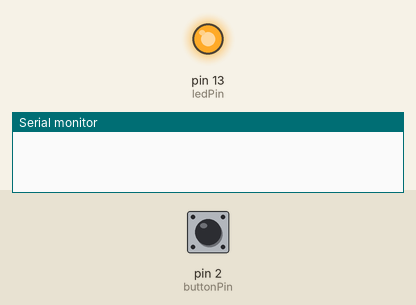
Bench run of a sketch on a simulated Arduino Uno, built with avr-gcc and run on an emulated ATmega328P. On the bench: output pins drawn as LEDs (lit = HIGH), the last lines printed to the serial monitor. The inputs (shaded band) are chosen by the test bench; at power-on: pin 2 (buttonPin) LOW.

Above: at 1.2 s.
1.3 s: pin 2 (buttonPin) pulled HIGH for 0.15 s
At 1.9 s:
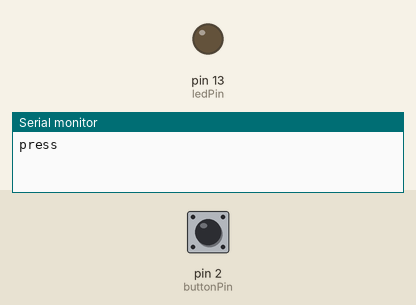
2.9 s: pin 2 (buttonPin) pulled HIGH for 1 s
At 4.2 s:
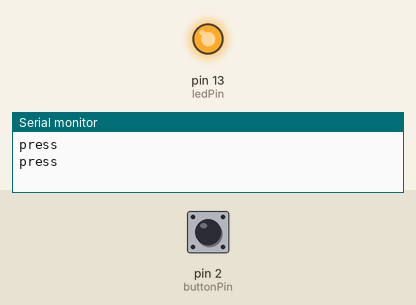
5.4 s: pin 2 (buttonPin) pulled HIGH for 3.2 s
At 6.2 s:
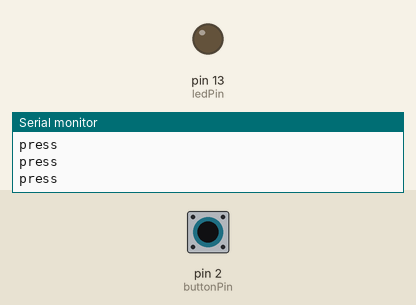
Timing chart, 0 to 8.4 s (numbered marks = the images above; inputs shaded):
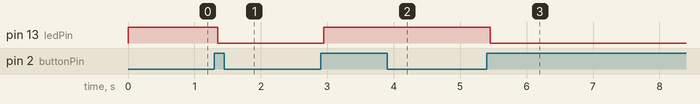

Measured:
- after the input at 1.3 s, pin 13 (ledPin): HIGH → LOW after 0.05 s
- after the input at 2.9 s, pin 13 (ledPin): LOW → HIGH after 0.05 s
- after the input at 5.4 s, pin 13 (ledPin): HIGH → LOW after 0.05 s

The sketch:

debounce_test.ino
```cpp
// constants won't change. They're used here to
// set pin numbers:
const int buttonPin = 2;    // the number of the pushbutton pin
const int ledPin = 13;      // the number of the LED pin

// Variables will change:
int ledState = HIGH;         // the current state of the output pin
int buttonState;             // the current reading from the input pin
int lastButtonState = LOW;   // the previous reading from the input pin

// the following variables are unsigned long's because the time, measured in miliseconds,
// will quickly become a bigger number than can be stored in an int.
unsigned long lastDebounceTime = 0;  // the last time the output pin was toggled
unsigned long debounceDelay = 50;    // the debounce time; increase if the output flickers

void setup() {
  Serial.begin(9600);
  pinMode(buttonPin, INPUT);
  pinMode(ledPin, OUTPUT);

  // set initial LED state
  digitalWrite(ledPin, ledState);
}

void loop() {
  // read the state of the switch into a local variable:
  int reading = digitalRead(buttonPin);

  // check to see if you just pressed the button
  // (i.e. the input went from LOW to HIGH),  and you've waited
  // long enough since the last press to ignore any noise:

  // If the switch changed, due to noise or pressing:
  if (reading != lastButtonState) {
    // reset the debouncing timer
    lastDebounceTime = millis();
  }

  if ((millis() - lastDebounceTime) > debounceDelay) {
    // whatever the reading is at, it's been there for longer
    // than the debounce delay, so take it as the actual current state:

    // if the button state has changed:
    if (reading != buttonState) {
      buttonState = reading;

      // only toggle the LED if the new button state is HIGH
      if (buttonState == HIGH) {
        ledState = !ledState;
        Serial.println("press");
      }
    }
  }

  // set the LED:
  digitalWrite(ledPin, ledState);

  // save the reading.  Next time through the loop,
  // it'll be the lastButtonState:
  lastButtonState = reading;
}
```
